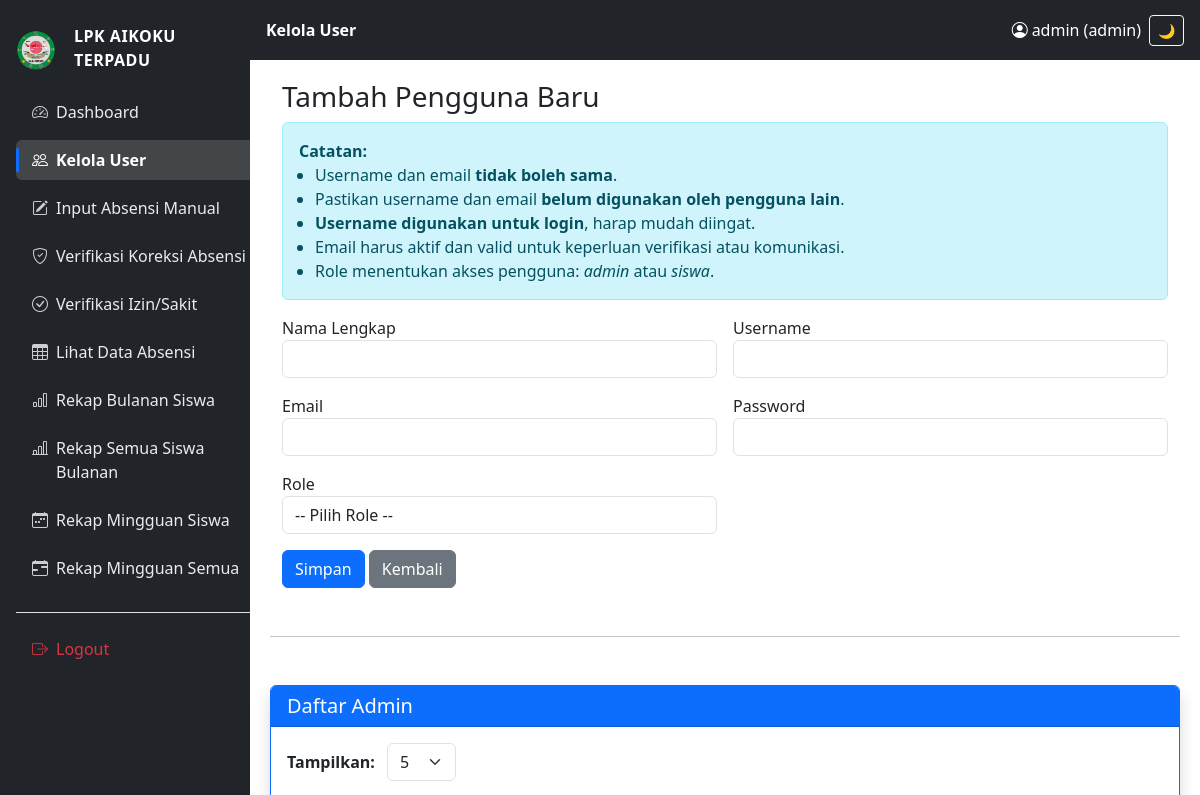
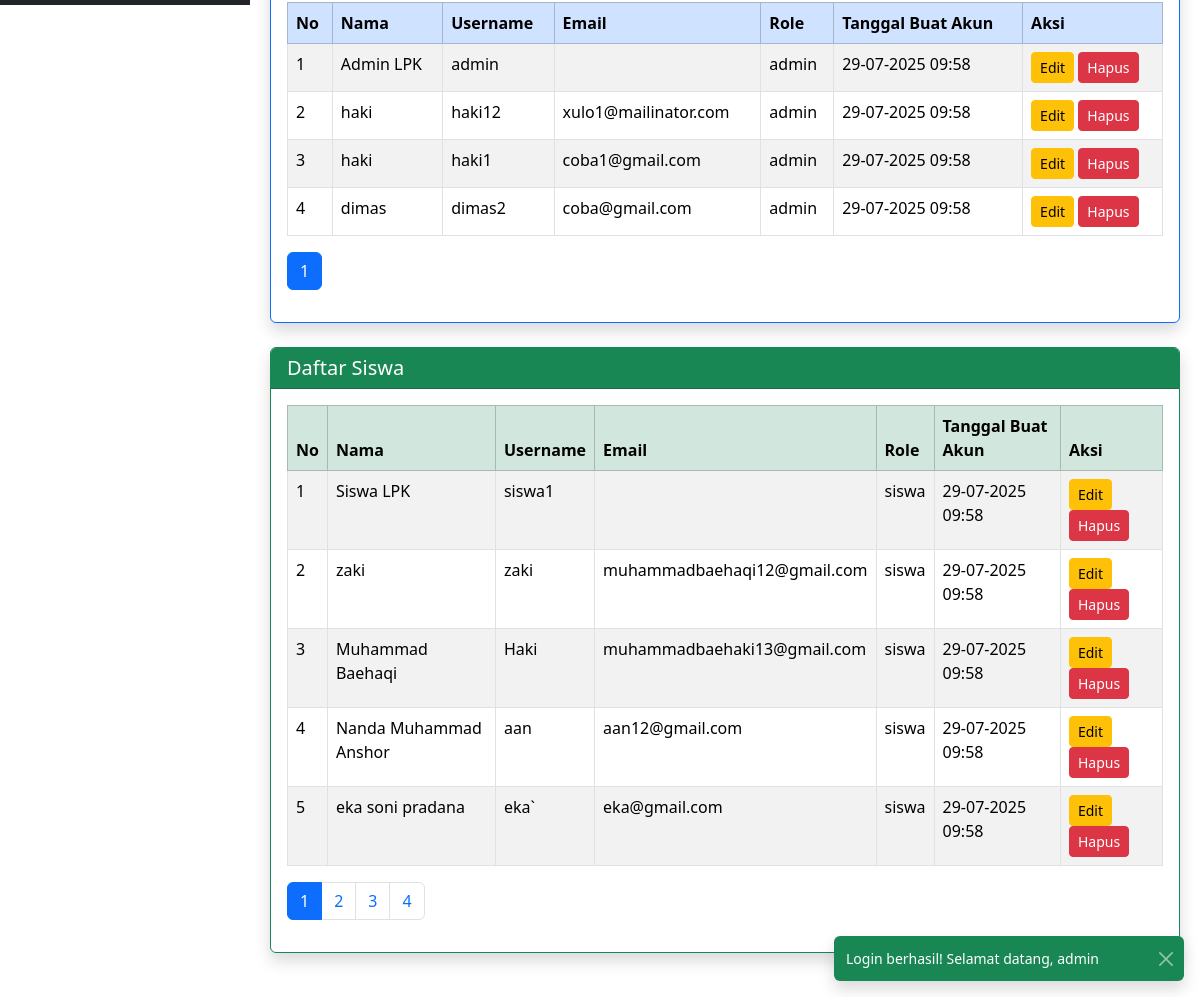
Screenshot of /admin/kelola_user.php (signed in) with the database file from the repository (2 pictures, top to bottom).
### tables this page shows
CREATE TABLE `tb_pengguna` (
  `id_pengguna` int(11) NOT NULL,
  `nama_lengkap` varchar(100) DEFAULT NULL,
  `username` varchar(50) DEFAULT NULL,
  `email` varchar(100) DEFAULT NULL,
  `password` varchar(255) DEFAULT NULL,
  `role` enum('admin','siswa') DEFAULT 'siswa',
  `tanggal_dibuat` datetime DEFAULT current_timestamp()
);

### admin/kelola_user.php (the view, shortened to what this page needs)
<?php
include '../includes/config.php';
$limit = isset($_GET['limit']) ? (int) $_GET['limit'] : 5;
$page_admin = isset($_GET['page_admin']) ? (int) $_GET['page_admin'] : 1;
$page_siswa = isset($_GET['page_siswa']) ? (int) $_GET['page_siswa'] : 1;
$offset_admin = ($page_admin - 1) * $limit;
$offset_siswa = ($page_siswa - 1) * $limit;
$total_admin = mysqli_fetch_row(mysqli_query($koneksi, "SELECT COUNT(*) FROM tb_pengguna WHERE role='admin'"))[0];
$total_pages_admin = ceil($total_admin / $limit);
$data_admin = mysqli_query($koneksi, "SELECT * FROM tb_pengguna WHERE role='admin' ORDER BY id_pengguna ASC
 LIMIT $limit OFFSET $offset_admin");
$total_siswa = mysqli_fetch_row(mysqli_query($koneksi, "SELECT COUNT(*) FROM tb_pengguna WHERE role='siswa'"))[0];
$total_pages_siswa = ceil($total_siswa / $limit);
$data_siswa = mysqli_query($koneksi, "SELECT * FROM tb_pengguna WHERE role='siswa' ORDER BY id_pengguna ASC
 LIMIT $limit OFFSET $offset_siswa");
?>
<!DOCTYPE html>
<html>
<head>
    <link rel="stylesheet" href="https://cdn.jsdelivr.net/npm/bootstrap@5.3.0/dist/css/bootstrap.min.css">
</head>
<?php include '../includes/sidebar.php'; ?>
<div class="main-content">
    <?php if (isset($_SESSION['toast'])): ?>
        <div class="position-fixed bottom-0 end-0 p-3" style="z-index:9999;">
            <div class="toast align-items-center text-white bg-<?= $_SESSION['toast']['type'] ?> border-0 show"
                role="alert">
                <div class="d-flex">
                    <div class="toast-body"><?= $_SESSION['toast']['message'] ?></div>
                    <button type="button" class="btn-close btn-close-white me-2 m-auto" data-bs-dismiss="toast"></button>
                </div>
            </div>
        </div>
        <?php unset($_SESSION['toast']); endif; ?>
    <div class="container">
    <h3>Tambah Pengguna Baru</h3>
    <div class="alert alert-info" role="alert">
        <strong>Catatan:</strong>
        <ul class="mb-0 ps-3">
            <li>Username dan email <strong>tidak boleh sama</strong>.</li>
            <li>Pastikan username dan email <strong>belum digunakan oleh pengguna lain</strong>.</li>
            <li><strong>Username digunakan untuk login</strong>, harap mudah diingat.</li>
            <li>Email harus aktif dan valid untuk keperluan verifikasi atau komunikasi.</li>
            <li>Role menentukan akses pengguna: <em>admin</em> atau <em>siswa</em>.</li>
        </ul>
    </div>
        <form method="post" class="row g-3">
            <div class="col-md-6"><label>Nama Lengkap</label><input type="text" name="nama" class="form-control"
                    required></div>
            <div class="col-md-6"><label>Username</label><input type="text" name="username" class="form-control"
                    required></div>
            <div class="col-md-6"><label>Email</label><input type="email" name="email" class="form-control" required>
            </div>
            <div class="col-md-6"><label>Password</label><input type="text" name="password" class="form-control"
                    required></div>
            <div class="col-md-6">
                <label>Role</label>
                <select name="role" class="form-control" required>
                    <option value="">-- Pilih Role --</option>
                </select>
            </div>
            <div class="col-12">
                <button class="btn btn-primary" name="submit">Simpan</button>
                <a href="dashboard_admin.php" class="btn btn-secondary">Kembali</a>
            </div>
        </form>
    </div>
    <hr class="my-5">
<div class="card border-primary shadow mb-4">
    <div class="card-header bg-primary text-white">
        <h5 class="mb-0">Daftar Admin</h5>
    </div>
    <div class="card-body">
        <form method="get" class="mb-3">
            <label class="fw-semibold">Tampilkan:</label>
            <select name="limit" onchange="this.form.submit()" class="form-select d-inline-block w-auto ms-2">
                <?php foreach ([5, 10, 15, 20] as $opt): ?>
                    <option value="<?= $opt ?>" <?= ($limit == $opt ? 'selected' : '') ?>><?= $opt ?></option>
                <?php endforeach; ?>
            </select>
        </form>
        <div class="table-responsive">
            <table class="table table-bordered table-striped">
                <thead class="table-primary">
                    <tr>
                        <th>No</th>
                        <th>Nama</th>
                        <th>Username</th>
                        <th>Email</th>
                        <th>Role</th>
                        <th>Tanggal Buat Akun</th>
                        <th>Aksi</th>
                    </tr>
                </thead>
                <tbody>
                    <?php $no = $offset_admin + 1;
                    while ($row = mysqli_fetch_assoc($data_admin)): ?>
                        <tr>
                            <td><?= $no++ ?></td>
                            <td><?= htmlspecialchars($row['nama_lengkap']) ?></td>
                            <td><?= htmlspecialchars($row['username']) ?></td>
                            <td><?= htmlspecialchars($row['email']) ?></td>
                            <td><?= htmlspecialchars($row['role']) ?></td>
                            <td><?= date('d-m-Y H:i', strtotime($row['tanggal_dibuat'])) ?></td>
                            <td>
                                <button type="button" class="btn btn-sm btn-warning" data-bs-toggle="modal"
                                    data-bs-target="#editModal<?= $row['id_pengguna'] ?>">Edit</button>
                                <button type="button" class="btn btn-sm btn-danger" data-bs-toggle="modal"
                                    data-bs-target="#deleteModal<?= $row['id_pengguna'] ?>">Hapus</button>
                            </td>
                        </tr>
                <?php endwhile; ?>
                </tbody>
            </table>
        <nav>
            <ul class="pagination">
                <?php for ($i = 1; $i <= $total_pages_admin; $i++): ?>
                        <li class="page-item <?= ($i == $page_admin) ? 'active' : '' ?>">
                            <a class="page-link"
                                href="?page_admin=<?= $i ?>&page_siswa=<?= $page_siswa ?>&limit=<?= $limit ?>"><?= $i ?></a>
                        </li>
                    <?php endfor; ?>
                </ul>
            </nav>
        </div>
    </div>
</div>
<div class="card border-success shadow mb-4">
    <div class="card-header bg-success text-white">
        <h5 class="mb-0">Daftar Siswa</h5>
    </div>
    <div class="card-body">
    <div class="table-responsive">
        <table class="table table-bordered table-striped">
            <thead class="table-success">
                <tr>
                    <th>No</th>
                    <th>Nama</th>
                    <th>Username</th>
                    <th>Email</th>
                    <th>Role</th>
                    <th>Tanggal Buat Akun</th>
                    <th>Aksi</th>
                </tr>
            </thead>
            <tbody>
                <?php $no = $offset_siswa + 1;
                while ($row = mysqli_fetch_assoc($data_siswa)): ?>
                    <tr>
                        <td><?= $no++ ?></td>
                        <td><?= htmlspecialchars($row['nama_lengkap']) ?></td>
                        <td><?= htmlspecialchars($row['username']) ?></td>
                        <td><?= htmlspecialchars($row['email']) ?></td>
                        <td><?= htmlspecialchars($row['role']) ?></td>
                        <td><?= date('d-m-Y H:i', strtotime($row['tanggal_dibuat'])) ?></td>
                        <td>
                            <button type="button" class="btn btn-sm btn-warning" data-bs-toggle="modal"
                                data-bs-target="#editModal<?= $row['id_pengguna'] ?>">Edit</button>
                            <button type="button" class="btn btn-sm btn-danger" data-bs-toggle="modal"
                                data-bs-target="#deleteModal<?= $row['id_pengguna'] ?>">Hapus</button>
                        </td>
                    </tr>
                <?php endwhile; ?>
            </tbody>
        </table>
        <nav>
            <ul class="pagination">
                <?php for ($i = 1; $i <= $total_pages_siswa; $i++): ?>
                    <li class="page-item <?= ($i == $page_siswa) ? 'active' : '' ?>">
                        <a class="page-link"
                            href="?page_admin=<?= $page_admin ?>&page_siswa=<?= $i ?>&limit=<?= $limit ?>"><?= $i ?></a>
                    </li>
                <?php endfor; ?>
            </ul>
        </nav>
    </div>
    </div>
    </div>
</div>
</body>
</html>

### admin/kelola_user.php (style rules this page uses)
body { margin: 0; padding: 0; display: flex; }
.main-content { margin-left: 250px; padding: 80px 20px 20px; width: 100%; }
.table-responsive { overflow-x: scroll !important; scrollbar-width: auto; }

### includes/sidebar.php (style rules this page uses)
html { overflow-x: hidden; }
body { margin: 0; padding: 0; overflow-x: hidden; }
.card { background-color: white; transition: background-color 0.2s ease-in-out; }

### rows the page displays
tb_pengguna: nama_lengkap "Admin LPK", username "admin", role "admin", tanggal_dibuat "29-07-2025 09:58"
tb_pengguna: nama_lengkap "haki", username "haki12", email "xulo1@mailinator.com", role "admin", tanggal_dibuat "29-07-2025 09:58"
tb_pengguna: nama_lengkap "haki", username "haki1", email "coba1@gmail.com", role "admin", tanggal_dibuat "29-07-2025 09:58"
tb_pengguna: nama_lengkap "dimas", username "dimas2", email "coba@gmail.com", role "admin", tanggal_dibuat "29-07-2025 09:58"
tb_pengguna: nama_lengkap "Siswa LPK", username "siswa1", role "siswa", tanggal_dibuat "29-07-2025 09:58"
tb_pengguna: nama_lengkap "zaki", username "zaki", email "muhammadbaehaqi12@gmail.com", role "siswa", tanggal_dibuat "29-07-2025 09:58"
tb_pengguna: nama_lengkap "Muhammad Baehaqi", username "Haki", email "muhammadbaehaki13@gmail.com", role "siswa", tanggal_dibuat "29-07-2025 09:58"
tb_pengguna: nama_lengkap "Nanda Muhammad Anshor", username "aan", email "aan12@gmail.com", role "siswa", tanggal_dibuat "29-07-2025 09:58"
tb_pengguna: nama_lengkap "eka soni pradana", username "eka`", email "eka@gmail.com", role "siswa", tanggal_dibuat "29-07-2025 09:58"

### other values shown
$judulHalaman "Kelola User"
$_SESSION['username'] "admin"
$_SESSION['role'] "admin"
$_SESSION['toast']['message'] "Login berhasil! Selamat datang, admin"
form field limit "5"
